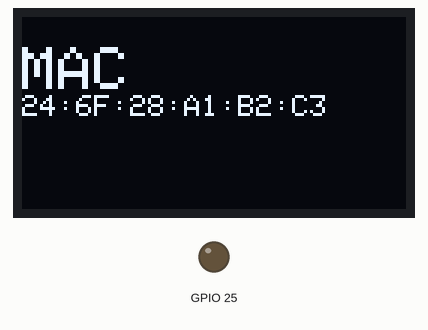
Bench run of a program on a simulated ESP32. Shown: 128×64 one-colour display, output pins drawn as LEDs (lit = HIGH). WiFi joins after 1.5 s; servers stay silent unless stated; uploads are accepted with an empty reply; what the program prints to the serial monitor is not drawn.

Above: at 2.7 s.
At 5.9 s:
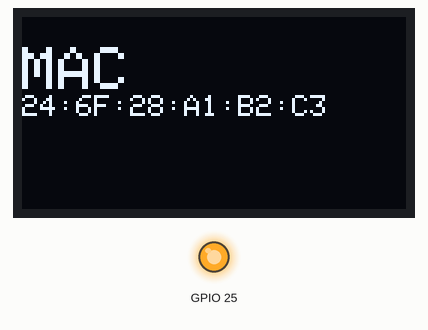
Timing chart, 0 to 124.0 s (numbered marks = the images above):
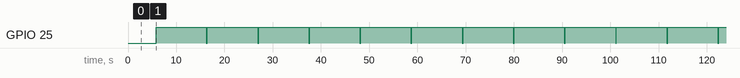

The program:

main.cpp
```cpp
#include <Wire.h>
#include <Adafruit_GFX.h>
#include <Adafruit_SSD1306.h>
#include <HTTPClient.h>

#include <WiFi.h>

#include <SPI.h>
#include <LoRa.h>

#define SCREEN_WIDTH 128 // OLED display width,  in pixels
#define SCREEN_HEIGHT 64 // OLED display height, in pixels

#define LIGHT_SENSOR_PIN 36

int counter = 0;
HTTPClient http;
String mac;

Adafruit_SSD1306 oled(SCREEN_WIDTH, SCREEN_HEIGHT, &Wire, -1);

const char* ssid = "WiFi Fritzbox";
const char* password = "jorisputteneers";

void setup() {
  pinMode(25, OUTPUT);
  pinMode(LIGHT_SENSOR_PIN, INPUT);
  Serial.begin(115200);

  delay(1000);
  WiFi.begin(ssid, password);
  Serial.println("Connecting");
  // dont use adc2 pins if you want to use wifi
  while(WiFi.status() != WL_CONNECTED){
      Serial.print(".");
      oled.print(".");
      delay(100);
  }

  Serial.println("Connected to the WiFi network");
  Serial.println(WiFi.localIP());
  mac = WiFi.macAddress();

  // initialize OLED display with address 0x3C for 128x64
  if (!oled.begin(SSD1306_SWITCHCAPVCC, 0x3C)) {
    Serial.println(F("SSD1306 allocation failed"));
    while (true);
  }

  delay(100);
  oled.clearDisplay();
  oled.setTextColor(WHITE);
  oled.setCursor(0, 10);

  oled.setTextSize(2);
  oled.println("MAC");
  oled.setTextSize(1);
  oled.println(WiFi.macAddress());
  Serial.println(WiFi.localIP());
  oled.display();
  delay(3000);
}

//functions
void blinkLed(){
  digitalWrite(25,LOW);
  delay(200);
  digitalWrite(25,HIGH);
  delay(200);
}

uint16_t readSensor(){
  return analogRead(LIGHT_SENSOR_PIN);
}

void printOled(){
  oled.clearDisplay();
  oled.setTextSize(1);
  oled.setCursor(0, 10);
  oled.println(readSensor());
  oled.println(WiFi.localIP());
  oled.display();
  delay(2000);
}

void sendData(uint8_t sensorID, String value, String time)
{
  http.begin("http://hasdata.xyz/");
  http.addHeader("Content-Type", "application/json");

  String putMsg = "{\"sensorID\":";
  putMsg.concat(sensorID);
  putMsg.concat(",\"value\":");
  putMsg.concat("value");
  putMsg.concat(",\"time\":\"");
  putMsg.concat("time");
  putMsg.concat("\"}");
  Serial.println(putMsg);
  int httpResponseCode = http.PUT(putMsg);
  Serial.println(httpResponseCode);

  http.end();
}
void loop() {
  blinkLed();
  sendData(100,"testing","time");
  delay(10000);
}
```

Measured:
- by itself, GPIO 25: alternates HIGH for 10.4 s and LOW for 0.20 s
